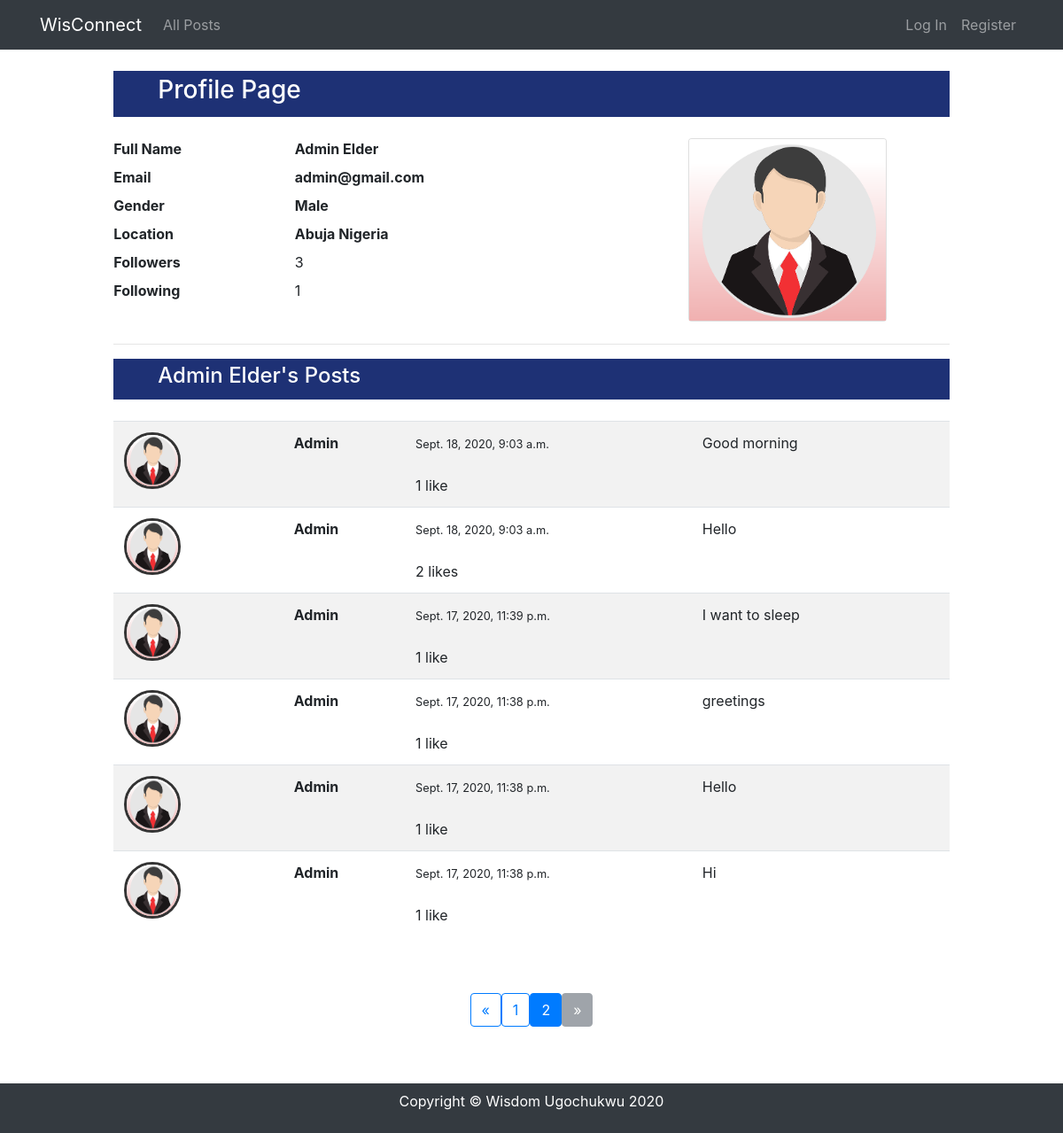
/1/profile?page=2, run on the app's committed database.
### network/models.py (models this page shows, shortened)
class UserProfile(models.Model):
   user = models.OneToOneField(User, on_delete=models.CASCADE)
   location = models.CharField(max_length=30)
   gender = models.CharField(max_length=255, null=True, blank=True)
   profile_pic = models.ImageField(null=True, blank=True, upload_to='profile/')
   following = models.ManyToManyField(User, related_name="following_user", blank=True, symmetrical=False)
   def __str__(self):
      return str(self.user)
   def num_following(self):
      return self.following.all().count()

class Post(models.Model):
   poster = models.ForeignKey(User, on_delete=models.CASCADE)
   body = models.TextField(blank=True, null=True)
   post_date = models.DateTimeField(auto_now_add=True)
   liked = models.ManyToManyField(User, related_name='like_post', blank = True)
   class Meta:
      ordering = ['-post_date']
   def num_likes(self):
      return self.liked.all().count()

### network/views.py (the view)
# urls.py: path("<int:page_user_id>/profile", views.show_profile, name='show_profile'),
def show_profile(request, page_user_id):
   page_user = UserProfile.objects.get(id=page_user_id)
   posts = Post.objects.filter(poster=page_user.user.id)
   users_followed = UserProfile.objects.filter(following=page_user.id)
   num_followed = users_followed.count()
   page = request.GET.get('page', 1)
   paginator = Paginator(posts, 10)
   try:
      posts = paginator.page(page)
   except PageNotAnInteger:
      posts = paginator.page(1)
   except EmptyPage:
      posts = paginator.page(paginator.num_pages)
   print(page_user)
   context = { "page_user":page_user, "posts":posts, "num_followed": num_followed}
   return render(request, "network/profile.html", context)

### network/templates/network/profile.html (shortened to what this page needs)
{% extends "network/layout.html" %}
{% load static %}
{% block body %}
<div style="width: 85%; margin: auto;">
   <div class="main_title">
      <h3>Profile Page </h3>
   </div> <br>
   <div class="row ">
      <div class="col-8">
         <div>
            <label class="label" for="name">Full Name</label>
            <span class="title_header"> {{ page_user.user.first_name }} {{page_user.user.last_name}} </span>
         </div>
         <div>
            <label class="label" for="email">Email</label>
            <span class="title_header"> {{ page_user.user.email }}</span>
         </div>
         <div>
            <label class="label" for="gender">Gender</label>
            <span class="title_header"> {{ page_user.gender }}</span>
         </div>
         <div>
            <label class="label">Location</label>
            <span class="title_header"> {{page_user.location}}</span>
         </div>
         <div>
            <label class="label" >Followers</label>
            <span class="follow-count{{page_user.user.id}}"> {{page_user.num_following}} </span>
         </div>
         <div>
            <label class="label">Following</label>
            <span class="follow-count{{user.id}}"> {{num_followed}} </span>
         </div>
         <br>
      </div>
      <div class="col-4">
         <div class="card" style="width: 14rem;">
            {% if page_user.profile_pic %}
            <img src="{{ page_user.profile_pic.url }}" class="card-img-top" alt="...">
            {% else %}
            {% if page_user.gender == 'Male' %}
            <img src="{% static 'network/profile/male.png' %}" class="card-img-top" alt="...">
            {% else %}
            <img src="{% static 'network/profile/female.png' %}" class="card-img-top" alt="...">
            {% endif %}
            {% endif %}
         </div>
      </div>
   </div>
   <hr>
</div>
<div style="width: 85%; margin: auto;">
   <div class="main_title">
      <h4> {{ page_user.user.first_name }} {{page_user.user.last_name}}'s Posts</h4>
   </div>
   <br>
   <table id="postTable" class="table table-striped">
      {% if posts %}
      {% for post in posts %}
      <tr id="post-{{post.id}}">
         <td>
            {% if post.poster.userprofile.profile_pic %}
            <img src="{{ post.poster.userprofile.profile_pic.url }}" class="rounded-circle align-self-start mr-3 b-1"
               alt="" width="64" height="64" style="border:3px solid #333;"><br>
            {% else %}
            {% if post.poster.userprofile.gender == 'Female' %}
            <img src="{% static 'network/profile/female.png' %}" class="rounded-circle align-self-start mr-3 b-1"
               alt="Pic" width="64" height="64" style="border:3px solid #333;"><br>
            {% else %}
            <img src="{% static 'network/profile/male.png' %}" class="rounded-circle align-self-start mr-3 b-1"
               alt="Pic" width="64" height="64" style="border:3px solid #333;"><br>
            {% endif %}
            {% endif %}
         </td>
         <td class="userName " name="poster">
            <strong><p class="m-0">{{post.poster.username}}</p> </strong>
            <br>
         </td>
         <td>
            <small> {{ post.post_date }} </small><br><br>
            <div class="row">
               <div class="col">
                  <span class="like-count{{post.id}}"> {{post.num_likes}} </span>
                  like{{post.num_likes|pluralize}}
               </div>
            </div>
         </td>
         <td class="userBody userData" name="body" colspan="3">
            {{ post.body }}
         </td>
         <td>
         </td>
      </tr>
      {% endfor %}
      {% else %}
      No Posts Yet
      {% endif %}
   </table>
   <br><br>
   <div style="display: flex; justify-content: center;" >
      {% if posts.has_other_pages %}
      <ul class="pagination">
      {% if posts.has_previous %}
         <li><a class="btn btn-outline-primary" href="?page={{ users.previous_page_number }}">&laquo;</a></li>
      {% else %}
         <li class="disabled"><span class="btn btn-secondary disabled">&laquo;</span></li>
      {% endif %}
      {% for i in posts.paginator.page_range %}
         {% if posts.number == i %}
            <li class="active"><span class="btn btn-primary">{{ i }} <span class="sr-only">(current)</span></span></li>
         {% else %}
            <li><a class="btn btn-outline-primary" href="?page={{ i }}">{{ i }}</a></li>
         {% endif %}
      {% endfor %}
      {% if posts.has_next %}
         <li><a class="btn btn-outline-primary" href="?page={{ users.next_page_number }}">&raquo;</a></li>
      {% else %}
         <li class="disabled"><span class="btn btn-secondary disabled">&raquo;</span></li>
      {% endif %}
      </ul>
   {% endif %}
</div>
<br><br>
</div>
{% endblock %}

### network/static/network/styles.css (style rules this page uses)
.main_title { background-color: #1e3175; color: #fff; padding: 5px 50px; }
.label { font-weight: bold; width: 200px; }
.title_header { font-weight: bold; }

### data on the page
UserProfile: user.first_name "Admin", user.last_name "Elder", user.email "admin@gmail.com", gender "Male", location "Abuja Nigeria", num_following "3"
Post: poster.username "Admin", post_date "Sept. 18, 2020, 9:03 a.m.", num_likes "1", body "Good morning"
Post: poster.username "Admin", post_date "Sept. 18, 2020, 9:03 a.m.", num_likes "2", body "Hello"
Post: poster.username "Admin", post_date "Sept. 17, 2020, 11:39 p.m.", num_likes "1", body "I want to sleep"
Post: poster.username "Admin", post_date "Sept. 17, 2020, 11:38 p.m.", num_likes "1", body "greetings"
Post: poster.username "Admin", post_date "Sept. 17, 2020, 11:38 p.m.", num_likes "1", body "Hello"
Post: poster.username "Admin", post_date "Sept. 17, 2020, 11:38 p.m.", num_likes "1", body "Hi"

### other printed values
{{ num_followed }} "1"
{{ i }} "1"
{{ i }} "2"
